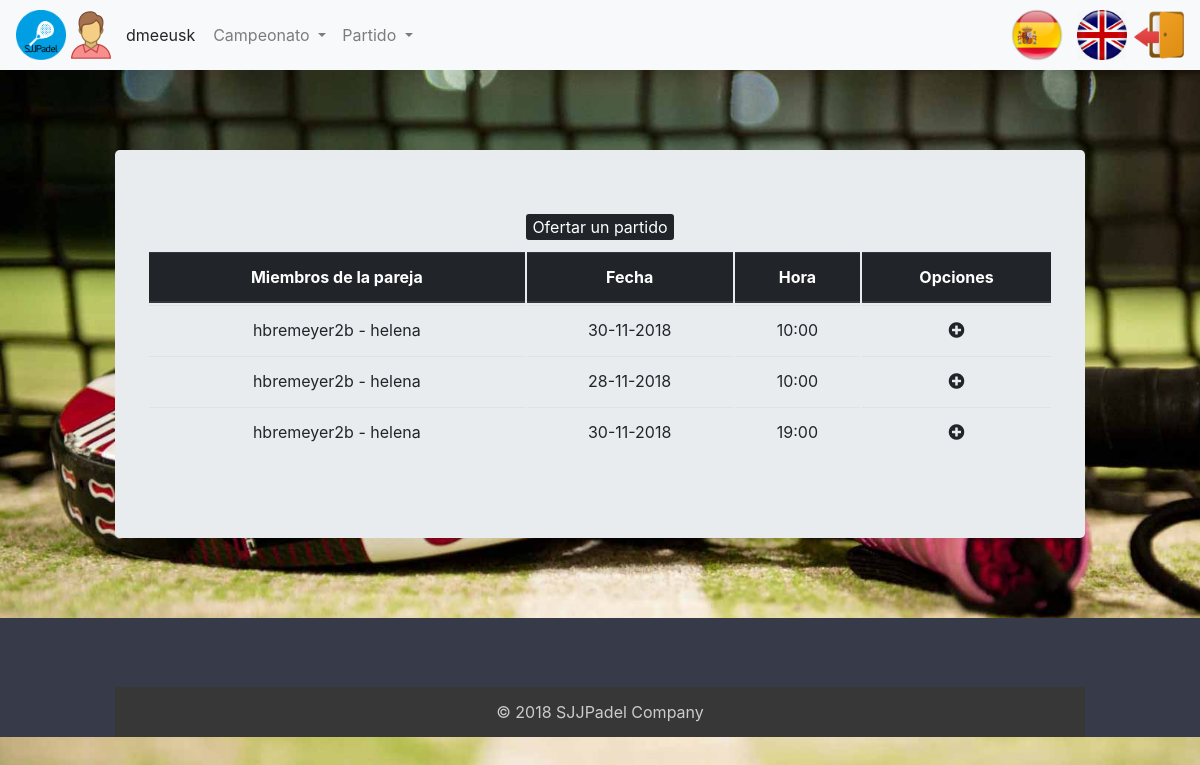
/index.php?controller=confrontationOffer&action=select&idCategoriaCampeonato=4&idCampeonato=3&idCategoria=3&idPareja=177 (signed in), run on an earlier commit of the app's database.
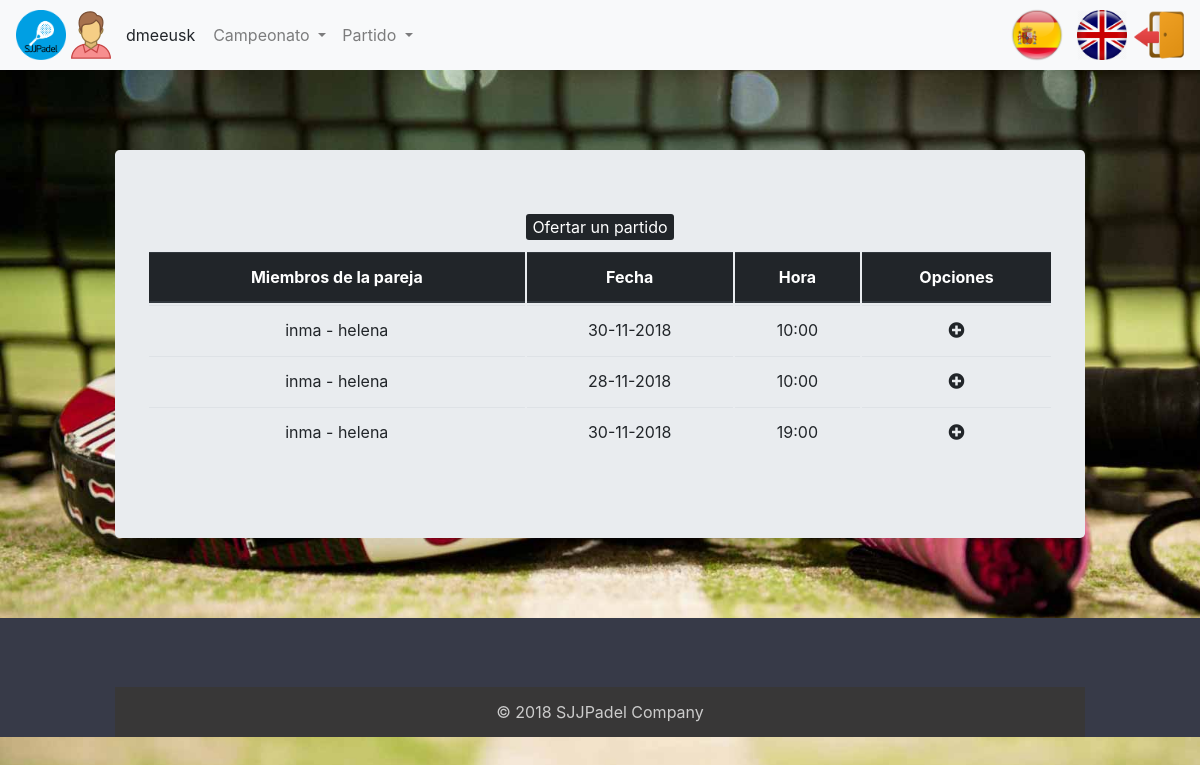
And on a later commit of the database.
### tables this page shows
CREATE TABLE `usuario` (
  `login` varchar(20) NOT NULL,
  `nombre` varchar(20) NOT NULL,
  `apellidos` varchar(45) DEFAULT NULL,
  `pass` varchar(20) DEFAULT NULL,
  `rol` char(1) DEFAULT NULL,
  `genero` varchar(10) DEFAULT NULL
);

CREATE TABLE `ofertaenfrentamiento` (
  `idOfertaEnfrentamiento` int(11) NOT NULL,
  `idPareja` int(11) NOT NULL,
  `idGrupo` int(11) NOT NULL,
  `hora` time NOT NULL,
  `fecha` date NOT NULL
);

CREATE TABLE `pareja` (
  `idPareja` int(11) NOT NULL,
  `idCapitan` varchar(20) NOT NULL,
  `idCompañero` varchar(20) NOT NULL,
  `idCategoriaCampeonato` int(11) NOT NULL
);

### core/ViewManager.php (called while the page is built, shortened)
<?php
class ViewManager {
	private $fragmentContents = array();
	private $variables = array();
	private $currentFragment = self::DEFAULT_FRAGMENT;
	private $layout = "default";
	private function saveCurrentFragment() {
		$this->fragmentContents[$this->currentFragment].=ob_get_contents();
	}
	public function moveToFragment($name) {
		$this->currentFragment = $name;
	}
	public function getFragment($fragment, $default="") {
		if (!isset($this->fragmentContents[$fragment])) {
			return $default;
		}
		return $this->fragmentContents[$fragment];
	}
	public function setVariable($varname, $value, $flash=false) {
		$this->variables[$varname] = $value;
	}
	public function getVariable($varname, $default=NULL) {
		if (!isset($this->variables[$varname])) {
			return $default;
		}
		return $this->variables[$varname];
	}
	public function render($controller, $viewname) {
		include(__DIR__."/../view/$controller/$viewname.php");
		$this->renderLayout();
	}
	private function renderLayout() {
		include(__DIR__."/../view/layouts/".$this->layout.".php");
	}
	private static $viewmanager_singleton = NULL;
	public static function getInstance() {
		if (self::$viewmanager_singleton == null) {
			self::$viewmanager_singleton = new ViewManager();
		}
		return self::$viewmanager_singleton;
	}
}

### controller/ConfrontationOfferController.php (called while the page is built, shortened)
<?php
require_once(__DIR__."/../core/ViewManager.php");
require_once(__DIR__."/../core/I18n.php");
require_once(__DIR__."/../model/ConfrontationOffer.php");
require_once(__DIR__."/../model/ConfrontationOfferMapper.php");
require_once(__DIR__."/../model/PartnerMapper.php");
require_once(__DIR__."/../model/PartnergroupMapper.php");
require_once(__DIR__."/../controller/BaseController.php");
class ConfrontationOfferController extends BaseController {
  private $confrontationOfferMapper;
  private $confrontationMapper;
  private $reservationMapper;
  private $partnerMapper;
  private $partnerGroupMapper;
  public function __construct() {
    parent::__construct();
    $this->confrontationOfferMapper = new ConfrontationOfferMapper();
    $this->confrontationMapper =  new ConfrontationMapper();
    $this->reservationMapper = new ReservationMapper();
    $this->partnerMapper = new PartnerMapper();
    $this->partnerGroupMapper = new PartnergroupMapper();
  }
  public function select(){
    $idCampeonato = $_GET["idCampeonato"];
    $idPareja = $_GET["idPareja"];
    $idGrupo = $this->partnerGroupMapper->getIdGrupo($idPareja);
    $this->validateMatchs($idGrupo);
    $confrontationOffers = $this->confrontationOfferMapper->getConfrontationOffersForGroup($idGrupo);
    $posibleOffers = array();
    foreach($confrontationOffers as $offer){
      if( $idPareja != $offer->getIdPareja() ){
        if( !$this->confrontationMapper->hadPlayed($idPareja, $offer->getIdPareja(), $idGrupo) ){
          $miembrosPareja = $this->partnerMapper->getMembers($offer->getIdPareja());
          $offer->setPareja($miembrosPareja);
          array_push($posibleOffers, $offer);
        }
      }
    }
    $this->view->setVariable("idCampeonato", $idCampeonato);
    $this->view->setVariable("idPareja", $idPareja);
    $this->view->setVariable("posibleOffers", $posibleOffers);
    $this->view->render("confrontation", "confrontationSelect");
  }
  public function validateMatchs($idGrupo){
    $confrontationOffers = $this->confrontationOfferMapper->getConfrontationOffersForGroup($idGrupo);
    foreach ($confrontationOffers as $offer) {
      $numRes = $this->reservationMapper->getNumReservations($offer->getFecha(), substr($offer->getHora(), 0, 5));
      if( $numRes == 5 ){
        $this->confrontationOfferMapper->delete($offer->getIdOfertaEnfrentamiento());
      }
    }
  }
}

### index.php (called while the page is built, shortened)
<?php
function run() {
	try {
		$controller = loadController($_GET["controller"]);
		$actionName = $_GET["action"];
		$controller->$actionName();
	} catch(Exception $ex) {
		die("An exception occured!!!!!".$ex->getMessage());
	}
}
function loadController($controllerName) {
	return new $controllerClassName();
}
run();
?>

### core/I18n.php (called while the page is built, shortened)
<?php
class I18n {
	private $messages;
	public function setLanguage($language) {
		$this->messages = $i18n_messages;
	}
	public function i18n($key) {
		if (isset($this->messages[$key])){
			return $this->messages[$key];
		}else{
			return $key;
		}
	}
	private static $i18n_singleton = null;
	public static function getInstance() {
		if (self::$i18n_singleton == NULL) {
			self::$i18n_singleton = new I18n();
		}
		return self::$i18n_singleton;
	}
}
function i18n($key) {
	return I18n::getInstance()->i18n($key);
}

### model/ConfrontationOffer.php (called while the page is built, shortened)
<?php
class ConfrontationOffer {
  	private $idOfertaEnfrentamiento;
	private $idPareja;
	private $hora;
  	private $fecha;
    private $pareja;
	public function __construct($idOfertaEnfrentamiento=NULL, $idPareja=NULL, $idGrupo=NULL, $hora=NULL, $fecha=NULL, array $pareja=NULL) {
    $this->idOfertaEnfrentamiento = $idOfertaEnfrentamiento;
	  $this->idPareja = $idPareja;
	  $this->hora = $hora;
    $this->fecha = $fecha;
    $this->pareja = $pareja;
	}
	public function getIdOfertaEnfrentamiento() {
		return $this->idOfertaEnfrentamiento;
	}
  public function getIdPareja(){
    return $this->idPareja;
  }
  public function getHora() {
    return $this->hora;
  }
	public function getFecha() {
		return $this->fecha;
	}
  public function getPareja(){
    return $this->pareja;
  }
  public function setPareja($pareja){
    $this->pareja = $pareja;
  }
}

### model/PartnerMapper.php (called while the page is built, shortened)
<?php
require_once(__DIR__."/../core/PDOConnection.php");
class PartnerMapper {
	private $db;
	public function __construct() {
		$this->db = PDOConnection::getInstance();
	}
	public function getMembers($idPareja){
		$stmt = $this->db->prepare("SELECT * FROM pareja WHERE idPareja=?");
		$stmt->execute(array($idPareja));
		$toret_db = $stmt->fetch(PDO::FETCH_ASSOC);
		$members = array();
		if($toret_db != null){
			array_push($members, $toret_db["idCapitan"]);
			array_push($members, $toret_db["idCompañero"]);
		}
		return $members;
	}
}

### core/PDOConnection.php (called while the page is built)
<?php
class PDOConnection {
	private static $dbhost = "localhost";
	private static $dbname = "sjjpadel";
	private static $dbuser = "abp";
	private static $dbpass = "abp";
	private static $db_singleton = null;
	public static function getInstance() {
		if (self::$db_singleton == null) {
			self::$db_singleton = new PDO(
			"mysql:host=".self::$dbhost.";dbname=".self::$dbname.";charset=utf8",
			self::$dbuser,
			self::$dbpass,
			array(
				PDO::ATTR_EMULATE_PREPARES => false,
				PDO::ATTR_ERRMODE => PDO::ERRMODE_EXCEPTION
			)
		);
	}
	return self::$db_singleton;
}
}
?>

### model/ConfrontationOfferMapper.php (called while the page is built, shortened)
<?php
require_once(__DIR__."/../core/PDOConnection.php");
class ConfrontationOfferMapper {
	private $db;
	public function __construct() {
		$this->db = PDOConnection::getInstance();
	}
	public function getConfrontationOffersForGroup($idGrupo){
		$stmt = $this->db->prepare("SELECT * FROM ofertaenfrentamiento WHERE idGrupo=?");
		$stmt->execute(array($idGrupo));
		$ofertasEnfrentamientos = $stmt->fetchAll(PDO::FETCH_ASSOC);
		$enfrentamientos_array = array();
		if( $ofertasEnfrentamientos != null){
			foreach ($ofertasEnfrentamientos as $enfrentamiento) {
				$fecha = new DateTime($enfrentamiento["fecha"]);
				$enf = new ConfrontationOffer($enfrentamiento["idOfertaEnfrentamiento"],$enfrentamiento["idPareja"],
												$enfrentamiento["idGrupo"], $enfrentamiento["hora"], $fecha->format('d-m-Y'));
				array_push($enfrentamientos_array, $enf);
			}
		}
		return $enfrentamientos_array;
	}
}

### model/PartnergroupMapper.php (called while the page is built, shortened)
<?php
require_once(__DIR__."/../core/PDOConnection.php");
class PartnergroupMapper {
	private $db;
	public function __construct() {
		$this->db = PDOConnection::getInstance();
	}
	public function getIdGrupo($idPareja){
		$stmt = $this->db->prepare("SELECT idGrupo FROM parejagrupo WHERE idPareja = ? ");
		$stmt->execute(array($idPareja));
		$toret_db = $stmt->fetch(PDO::FETCH_ASSOC);
		return $toret_db["idGrupo"];
	}
}

### model/UserMapper.php (called while the page is built, shortened)
<?php
require_once(__DIR__."/../core/PDOConnection.php");
class UserMapper {
	private $db;
	public function __construct() {
		$this->db = PDOConnection::getInstance();
	}
	public function getDatos($login){
		$stmt = $this->db->prepare("SELECT * FROM usuario where login=?");
		$stmt->execute(array($login));
		$toret_db = $stmt->fetchAll(PDO::FETCH_ASSOC);
		$user = null;
		foreach ($toret_db as $datos) {
			$user = new User(
				$datos['login'],
				$datos['nombre'],
				$datos['apellidos'],
				$datos['pass'],
				$datos['rol'],
				$datos['genero']
			);
		}
		return $user;
	}
}

### controller/BaseController.php (called while the page is built, shortened)
<?php
require_once(__DIR__."/../core/ViewManager.php");
require_once(__DIR__."/../core/I18n.php");
require_once(__DIR__."/../model/User.php");
require_once(__DIR__."/../model/UserMapper.php");
class BaseController {
	public function __construct() {
		if(isset($_SESSION["currentuser"])) {
			$userMapper = new UserMapper();
			$datosUser = $userMapper->getDatos($_SESSION["currentuser"]);
		}
	}
}

### view/confrontation/confrontationSelect.php (the view, shortened to what this page needs)
<?php
require_once(__DIR__."/../../core/ViewManager.php");
$view = ViewManager::getInstance();
$idCampeonato = $view->getVariable("idCampeonato");
$idPareja = $view->getVariable("idPareja");
$posibleOffers = $view->getVariable("posibleOffers");
?>
  <div style="margin-bottom:10px;">
    <a href="index.php?controller=confrontationOffer&amp;action=offer&amp;idPareja=<?= $idPareja ?>&amp;idCampeonato=<?= $idCampeonato ?>"><button class="button-organize"><?= i18n("Offer a Match"); ?></button></a>
  </div>
<?php if(empty($posibleOffers)): ?>
  <h2><?= i18n("No offers available"); ?></h2>
<?php else: ?>
<table class="table">
  <thead class="thead-dark">
    <tr>
      <th scope="col">
        <?= i18n("Partner Members"); ?>
      </th>
      <th scope="col">
        <?= i18n("Fecha"); ?>
      </th>
      <th scope="col">
        <?= i18n("Hour"); ?>
      </th>
      <th scope="col" colspan="2">
        <?= i18n("Options"); ?>
      </th>
    </tr>
  </thead>
  <tbody>
  <?php foreach ($posibleOffers as $offer): ?>
    <tr>
      <td>
        <?= $offer->getPareja()[0] ?> -
        <?= $offer->getPareja()[1] ?>
      </td>
      <td>
        <?= $offer->getFecha(); ?>
      </td>
      <td>
        <?= substr($offer->getHora(), 0, 5); ?>
      </td>
      <td>
        <a href="index.php?controller=confrontationOffer&amp;action=join&amp;idOfertaEnfrentamiento=<?=$offer->getIdOfertaEnfrentamiento(); ?>&amp;idParejaOffer=<?= $offer->getIdPareja(); ?>&amp;idPareja=<?= $idPareja ?>"><i class="fas fa-plus-circle color-1"></i></a>
      </td>
    </tr>
  <?php endforeach; ?>
  </tbody>
</table>
<?php endif; ?>

### view/layouts/default.php (shortened to what this page needs)
<?php
$view = ViewManager::getInstance();
$currentuser = $view->getVariable("currentusername");
$currentGender = $view->getVariable("currentGender");
$currentRol = $view->getVariable("currentRol");
?>
<!DOCTYPE html>
<html lang="en">
<head>
	<link rel="stylesheet" href="https://maxcdn.bootstrapcdn.com/bootstrap/4.0.0/css/bootstrap.min.css">
	<link rel="stylesheet" href="https://use.fontawesome.com/releases/v5.5.0/css/all.css">
	<link rel="stylesheet" href="css/style.css" type="text/css">
</head>
<body>
	<nav class="navbar navbar-expand-lg navbar-light bg-light">
		<img class="img-circle icono" src="images/icono.png">
		<?php if (isset($currentuser)): ?>
			<img class="icono" src="images/<?php echo $currentGender; ?>.png">
			<span class="username">
				<?= sprintf(i18n("%s"), $currentuser) ?>
			</span>
		<?php endif ?>
		<div class="collapse navbar-collapse" id="navbarSupportedContent">
			<ul class="navbar-nav mr-auto">
				<?php if($currentRol == 'd' || $currentRol == 'a' || $currentRol == 'e'): ?>
					<li class="nav-item dropdown">
						<a class="nav-link dropdown-toggle" href="#" id="navbarDropdown" role="button" data-toggle="dropdown" aria-haspopup="true" aria-expanded="false">
							<?php echo i18n("Championship") ?>
						</a>
					</li>
				<?php endif ?>
				<?php if($currentRol == 'd' || $currentRol == 'a' || $currentRol == 'e'): ?>
					<li class="nav-item dropdown">
						<a class="nav-link dropdown-toggle" href="#" id="navbarDropdown" role="button" data-toggle="dropdown" aria-haspopup="true" aria-expanded="false">
							<?php echo i18n("Match") ?>
						</a>
					</li>
				<?php endif ?>
			</ul>
		</div>
		<li class="nav-item">
			<?php include(__DIR__."/language_select_element.php"); ?>
		</li>
		<li class="nav-item">
			<?php if (isset($currentuser)): ?>
				<a 	href="index.php?controller=users&amp;action=logout">
					<img src="images/salir.png" class="rounded icono" alt="Imágenes responsive">
				</a>
				<?php else: ?>
					<a href="index.php?controller=users&amp;action=login">
						<img src="images/entrar.png" class="rounded icono" alt="Imágenes responsive">
					</a>
				<?php endif ?>
			</li>
		</nav>
		<div class="container">
			<div class="jumbotron">
				<?= $view->getFragment(ViewManager::DEFAULT_FRAGMENT) ?>
			</div>
		</div>
		<footer id="myFooter">
			<div class="container">
				<div class="row">
					<div class="col-sm-3 myCols">
					</div>
				</div>
				<div class="social-networks">
				</div>
				<div class="footer-copyright">
					<p>© 2018 SJJPadel Company </p>
				</div>
			</footer>
		</body>
		</html>

### view/layouts/language_select_element.php (shortened to what this page needs)
<a href="index.php?controller=language&amp;action=change&amp;lang=es">
	<img class="img_idioma_spain" src="images/Spain.png"></img>
</a>
<a href="index.php?controller=language&amp;action=change&amp;lang=en">
	<img class="img_idioma_england separacion" src="images/England.png"></img>
</a>

### css/style.css (style rules this page uses)
body { width: 100%; height: 100%; background: url('../images/padel.jpg') ; background-size: cover; background-attachment: fixed; }
ul , li { list-style: none; }
.separacion { margin-right: 7px; }
#myFooter { background-color: #373a48; color:white; }
#myFooter .footer-copyright { background-color: #383737; padding-top:3px; padding-bottom:3px; text-align: center; }
#myFooter .footer-copyright p { margin:10px; color: #ccc; }
#myFooter .myCols { text-align: center; }
#myFooter .social-networks { text-align: center; padding-top: 30px; padding-bottom: 38px; }
.icono { width: 50px; height: 50px; }
table { border-collapse: inherit; }
.button-organize { background-color: rgba(33,37,41,1); border:none; border-radius: 3px; color: white; }
.color-1 { color: rgba(33,37,41,1); }
.img_idioma_spain { width: 72px; height: 54px; }
.img_idioma_england { width: 50px; height: 50px; }
.container { margin: 0 auto; max-width: 1000px; }
.jumbotron { margin: 80px 0; text-align: center; }
.username { margin-left: 10px; margin-right: 10px; }

What changed in the data, as far as the page shows it:
changed through a linked row, ofertaenfrentamiento (number 1 of 3 on the later page): idPareja.idCapitan "hbremeyer2b" → "inma"
changed through a linked row, ofertaenfrentamiento (number 2 of 3 on the later page): idPareja.idCapitan "hbremeyer2b" → "inma"
changed through a linked row, ofertaenfrentamiento (number 3 of 3 on the later page): idPareja.idCapitan "hbremeyer2b" → "inma"
